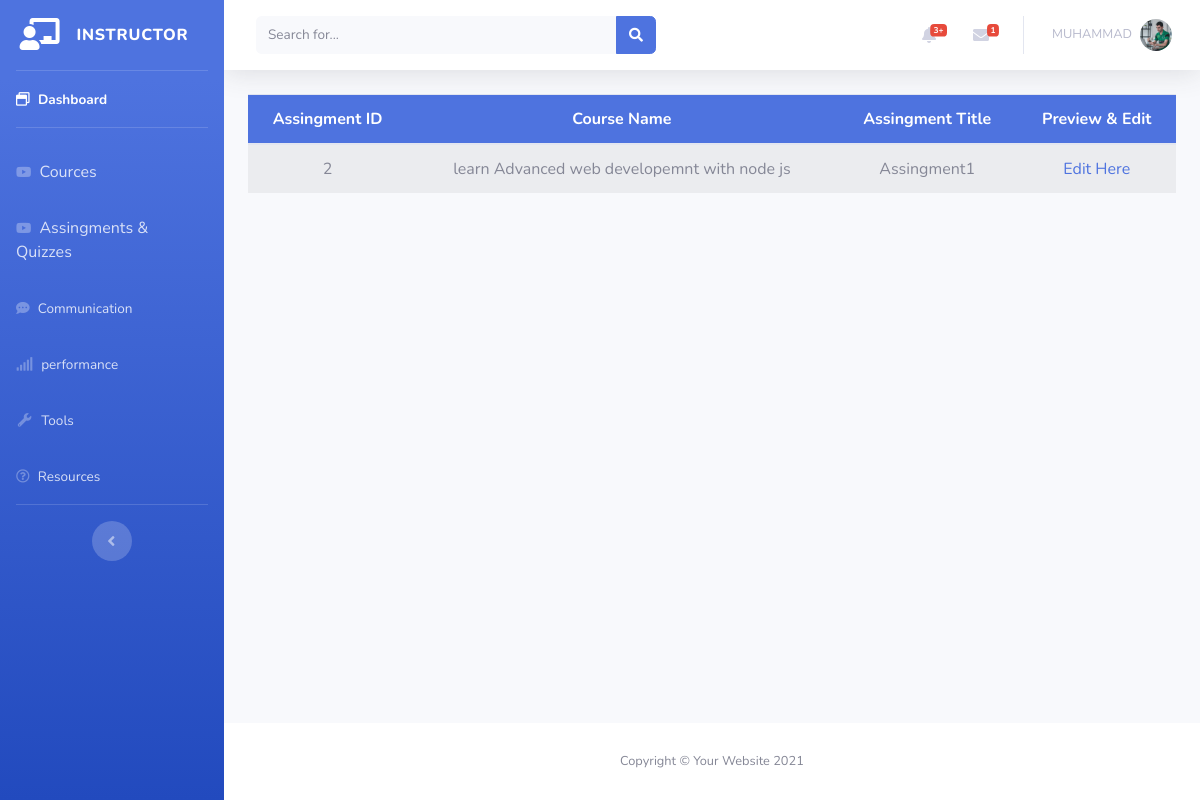
Page /instructor/dashboard/Assingments.php (signed in) on the committed database.
### tables this page shows
CREATE TABLE `instructor` (
  `instructor_id` int(11) NOT NULL,
  `fname` varchar(30) NOT NULL,
  `lname` varchar(30) NOT NULL,
  `headline` varchar(40) NOT NULL,
  `number` varchar(225) NOT NULL,
  `instructor_img` varchar(225) NOT NULL,
  `website` varchar(225) NOT NULL,
  `twitter` varchar(225) NOT NULL,
  `facebook` varchar(225) NOT NULL,
  `linkdin` varchar(225) NOT NULL,
  `youtube` varchar(225) NOT NULL,
  `biography` longtext NOT NULL,
  `MoreInfo` varchar(400) NOT NULL,
  `teachings` varchar(400) NOT NULL,
  `registration_id` int(11) NOT NULL
);

CREATE TABLE `assingments` (
  `QA_id` int(11) NOT NULL,
  `assingment_title1` varchar(150) NOT NULL,
  `assingment_file1` varchar(50) NOT NULL,
  `assesment1` varchar(500) NOT NULL,
  `assingment_section_name1` varchar(200) NOT NULL,
  `assingment_title2` varchar(150) NOT NULL,
  `assingment_file2` varchar(50) NOT NULL,
  `assesment2` varchar(500) NOT NULL,
  `assingment_section_name2` varchar(200) NOT NULL,
  `assingment_title3` varchar(150) NOT NULL,
  `assingment_file3` varchar(50) NOT NULL,
  `assesment3` varchar(500) NOT NULL,
  `assingment_section_name3` varchar(200) NOT NULL,
  `assingment_title4` varchar(150) NOT NULL,
  `assingment_file4` varchar(50) NOT NULL,
  `assesment4` varchar(500) NOT NULL,
  `assingment_section_name4` varchar(200) NOT NULL,
  `assingment_title5` varchar(150) NOT NULL,
  `assingment_file5` varchar(50) NOT NULL,
  `assesment5` varchar(500) NOT NULL,
  `assingment_section_name5` varchar(200) NOT NULL,
  `cources_id` int(11) NOT NULL,
  `requirments_id` int(225) NOT NULL,
  `section_id` int(225) NOT NULL
);

CREATE TABLE `cource` (
  `courses_id` int(11) NOT NULL,
  `course_title` varchar(255) NOT NULL,
  `course_subtitle` varchar(225) NOT NULL,
  `select_language` varchar(100) NOT NULL,
  `selecting_level` varchar(100) NOT NULL,
  `select_category` int(11) NOT NULL,
  `primary_taught` varchar(225) NOT NULL,
  `course_img` varchar(225) NOT NULL,
  `course_video` varchar(225) NOT NULL,
  `instructor_name` varchar(50) NOT NULL,
  `course_description` longtext NOT NULL,
  `instructor_id` int(11) NOT NULL,
  `course_type` varchar(50) NOT NULL
);

### back.php (called while the page is built, shortened)
<?php
class backend{
    private $server = "localhost";
    private $username = "root";
    private $psw = "";
    private $database = "project";
    private $mysql;
    private $conn = false;
    public function __construct(){
        if(!$this->conn){
            $this->mysql = new mysqli($this->server, $this->username,$this->psw,$this->database);
            $this->conn = true;
        }
        else{
           return true;
        }
    }
      function fetching($table, $rows="*", $join = null, $where = null){
        $select = "SELECT $rows FROM $table";
        if(!is_null($where)){
            $select .= " WHERE $where";
        }
        $RunSelect = $this->mysql->query($select);
        if($RunSelect){
            $FetchData = $RunSelect->fetch_all(MYSQLI_ASSOC);
            if($FetchData){
                if($FetchData !== null){
                    return $FetchData;
                }
            }
        }else{
            echo "Error Occur in Query".$this->mysql->error;
            return array();
        }
      }
    }
?>

### instructor/dashboard/Assingments.php (the view, shortened to what this page needs)
<?php
  include("../../back.php");
  if(isset($_SESSION['login']) && ($_SESSION['role'] == 1)){
?>
<!DOCTYPE html>
<html lang="en">
<head>
    <link href="vendor/fontawesome-free/css/all.min.css" rel="stylesheet" type="text/css">
    <link href="css/sb-admin-2.min.css" rel="stylesheet">
</head>
<body id="page-top">
    <div id="wrapper">
        <ul class="navbar-nav bg-gradient-primary sidebar sidebar-dark accordion" id="accordionSidebar" >
            <a class="sidebar-brand d-flex align-items-center justify-content-center" href="index.html">
                <div class="sidebar-brand-icon">
                    <i class="fas fa-chalkboard-teacher"></i>
                </div>
                <div class="sidebar-brand-text mx-3">INSTRUCTOR</div>
            </a>
            <hr class="sidebar-divider my-0">
            <li class="nav-item fw-bold active">
                <a class="nav-link" href="index.php">
                <i class="far fa-window-restore"></i>
                    <span>Dashboard</span></a>
            </li>
            <hr class="sidebar-divider">
            <li class="nav-item fw-bold">
                <a class="nav-link collapsed" target="_blank" href="cources.php">
                <i class="fab fa-youtube"></i>
                    Cources
                </a>
            </li>
            <li class="nav-item">
                <a class="nav-link collapsed" href="A&Q.php">
                <i class="fab fa-youtube"></i>
                    Assingments & Quizzes
                </a>
            </li>
            <li class="nav-item fw-bold">
                <a class="nav-link collapsed" href="communication.php">
                   <i class="fas fa-comment-dots"></i>
                    <span>Communication</span>
                </a>
            </li>
            <li class="nav-item fw-bold">
                <a class="nav-link collapsed" href="performance.php">
                <i class="fas fa-signal"></i>
                    <span>performance</span>
                </a>
            </li>
            <li class="nav-item fw-bold">
                <a class="nav-link" href="tools.php">
                <i class="fas fa-fw fa-wrench"></i>
                    <span>Tools</span></a>
            </li>
            <li class="nav-item fw-bold">
                <a class="nav-link" href="resources.php">
                <i class="far fa-question-circle"></i>
                    <span>Resources</span></a>
            </li>
            <hr class="sidebar-divider d-none d-md-block">
            <div class="text-center d-none d-md-inline">
                <button class="rounded-circle border-0" id="sidebarToggle"></button>
            </div>
        </ul>
        <div id="content-wrapper" class="d-flex flex-column">
            <div id="content">
                <nav class="navbar navbar-expand navbar-light bg-white topbar mb-4 static-top shadow">
                    <form
                        class="d-none d-sm-inline-block form-inline mr-auto ml-md-3 my-2 my-md-0 mw-100 navbar-search">
                        <div class="input-group">
                            <input type="text" class="form-control bg-light border-0 small" placeholder="Search for..."
                                aria-label="Search" aria-describedby="basic-addon2">
                            <div class="input-group-append">
                                <button class="btn btn-primary" type="button">
                                    <i class="fas fa-search fa-sm"></i>
                                </button>
                            </div>
                        </div>
                    </form>
                    <ul class="navbar-nav ml-auto">
                        <li class="nav-item dropdown no-arrow mx-1">
                            <a class="nav-link dropdown-toggle" href="#" id="alertsDropdown" role="button"
                                data-toggle="dropdown" aria-haspopup="true" aria-expanded="false">
                                <i class="fas fa-bell fa-fw"></i>
                                <span class="badge badge-danger badge-counter">3+</span>
                            </a>
                        </li>
<?php
                                $getStudent = new backend();
                                $logerID = $_SESSION['id'];
                                $getStudentDataMain = $getStudent->fetching("student_messages","*",null,"instructor_id = $logerID");
?>
                        <li class="nav-item dropdown no-arrow mx-1">
                            <a class="nav-link dropdown-toggle" href="#" id="messagesDropdown" role="button"
                                data-toggle="dropdown" aria-haspopup="true" aria-expanded="false">
                                <i class="fas fa-envelope fa-fw"></i>
                                <span class="badge badge-danger badge-counter"><?php
                                   if(!empty($getStudentDataMain)){
                                    $numberOfRecords = count($getStudentDataMain);
                                    echo $numberOfRecords;
                                }else{
                                    echo null;
                                }
                                ?></span>
                            </a>
                        </li>
                        <li class="nav-item dropdown no-arrow">
                        <?php
                        if (isset($_SESSION['id'])) {
                            $login_id = $_SESSION['id'];
                            $loginObject = new backend();
                            $login_data = $loginObject->fetching('instructor', '*', null, "registration_id = '$login_id'");
                            if ($login_data){
                                foreach ($login_data as $final_data) {
                                    $fname = $final_data['fname'];
                                    $instructor_img = $final_data['instructor_img'];
                                    ?>
                            <a class="nav-link dropdown-toggle" href="#" id="userDropdown" role="button"
                                data-toggle="dropdown" aria-haspopup="true" aria-expanded="false">
                                <span class="mr-2 d-none d-lg-inline text-gray-500 small"><?= $fname ?></span>
                                <img class="img-profile rounded-circle"
                                    src="../../<?= $instructor_img ?>">
                            </a>
                                    <?php
                                }
                                }
                         } ?>
                        </li>
                    </ul>
                </nav>
                <div class="container-fluid">
                    <table class="table table-striped">
  <thead class="text-center bg-primary"style="color:white!important;">
    <tr>
      <th scope="col">Assingment ID</th>
      <th scope="col">Course Name</th>
      <th scope="col">Assingment Title</th>
      <th scope="col">Preview & Edit</th>
    </tr>
  </thead>
  <tbody class="text-center">
<?php
$Assingment_Object = new backend();
?>
    <tr>
    <?php
$instructor_logId = $_SESSION['id'];
$InsData = $Assingment_Object->fetching("instructor","*",null,"registration_id = $instructor_logId");
if(!empty($InsData)){
    foreach($InsData as $mainDataGet){
    $instructor_main_id = $mainDataGet['instructor_id'];
}
$CourceData = $Assingment_Object->fetching("cource","*",null,"instructor_id = $instructor_main_id");
if(!empty($CourceData)){
    foreach($CourceData as $GetCourceData){
        $courses_required_id = $GetCourceData['courses_id'];
        $AssingmentsData = $Assingment_Object->fetching("assingments","*",null,"cources_id = $courses_required_id");
        if(!empty($AssingmentsData)){
            foreach($AssingmentsData as $TotalAssingments){
                $QA_id = $TotalAssingments['QA_id'];
                $assingment_title1 = $TotalAssingments['assingment_title1'];
                $cources_id = $TotalAssingments['cources_id'];
                if(!empty($QA_id)){
                    echo "<td>$QA_id</td>";
                  }else{
                    echo null;
                  }
                $CourceNewData = $Assingment_Object->fetching("cource","*",null,"courses_id = $cources_id");
                if(!empty($CourceNewData)){
                    foreach ($CourceNewData as $Always) {
                        $course_title = $Always['course_title'];
                        echo "<td>".$course_title."</td>";
                    }
                }
                if (!empty($assingment_title1)) {
                    echo '<td>' . $assingment_title1 . '</td>';
                }else{
                    echo null;
                }
                if (!empty($assingment_title1)) {
?>
        <td><a href="edit_assingments.php?title=<?=$assingment_title1?>">Edit Here</a></td>
<?php
                }
            }
        }else{
            echo null;
        }
    }
}else{
    echo "<td colspan='4'>There is no Assingment yet</td>";
}
}else{
    echo null;
}
?>
   </tr>
    </tbody>
    </table>
                </div>
            </div>
            <footer class="sticky-footer bg-white">
                <div class="container my-auto">
                    <div class="copyright text-center my-auto">
                        <span>Copyright &copy; Your Website 2021</span>
                    </div>
                </div>
            </footer>
        </div>
    </div>
</body>
</html>
<?php
}else{
    header("location: log.php");
  }
?>

### rows in the picture
instructor: fname "MUHAMMAD", instructor_img (picture)
cource: course_title "learn Advanced web developemnt with node js"
assingments: QA_id "2", assingment_title1 "Assingment1"

### other values in the picture
$numberOfRecords "1"
